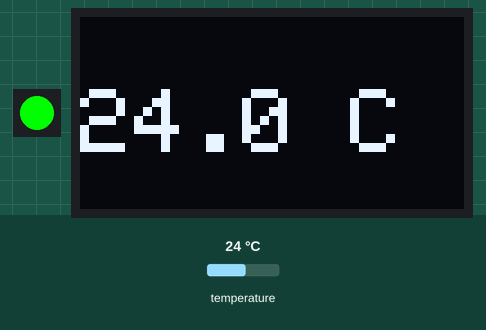
Simulated run of this sketch. Board: Arduino Uno, built with avr-gcc and run on an emulated ATmega328P. Shown: 1 RGB LEDs in strip order, left to right, 128×64 one-colour display. The inputs (shaded band) are chosen by the test bench; at power-on: temperature 24 °C. Dim RGB values are drawn brighter than linear; what the sketch prints to the serial monitor is not drawn.

Above: at 2.5 s.
2.6 s: temperature set to 15.4 °C
At 4.3 s:
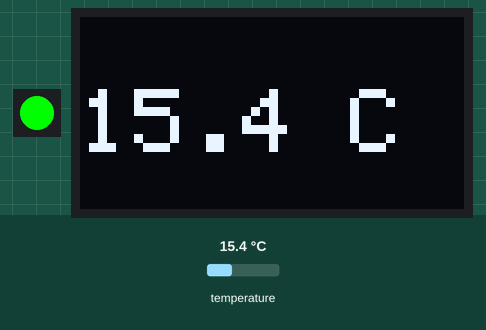
4.6 s: temperature set to 14.6 °C
At 7.8 s:
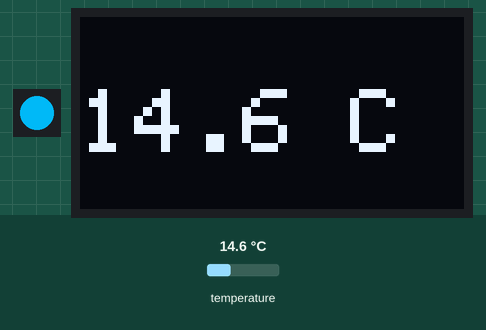
8.0 s: temperature set to 19 °C
At 8.8 s:
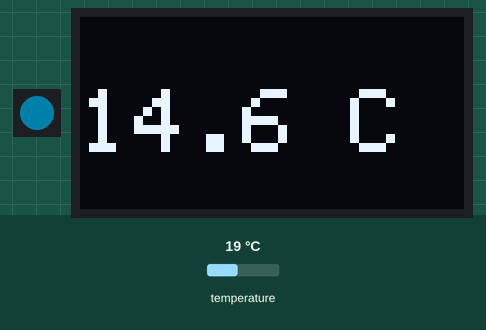
10.4 s: temperature set to 24.6 °C
At 11.5 s:
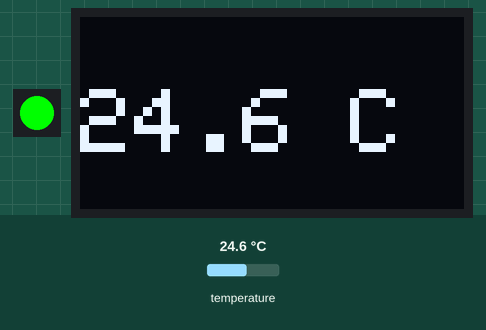
12.1 s: temperature set to 25.6 °C
At 15.5 s:
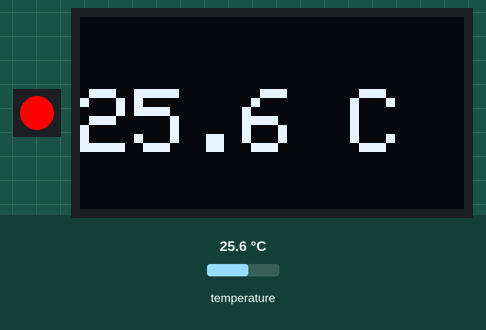
Timing chart, 0 to 16.5 s (numbered marks = the images above; inputs shaded):
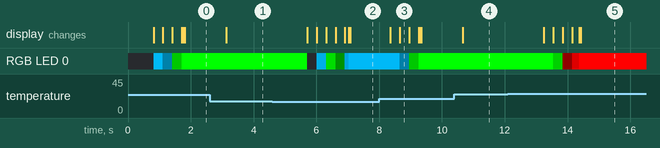

The sketch:

dxtec1.ino
```cpp
/* DXTEC1 v01 */


///////////////////////////////////////////// SENSOR TEMP

#include <OneWire.h>
#include <DallasTemperature.h>
#define Pin 2
OneWire ourWire(Pin);
DallasTemperature sensors(&ourWire);
float temp = 0;

///////////////////////////////////////////// OLED

#include <Wire.h>
#include <Adafruit_GFX.h>
#include <Adafruit_SSD1306.h>

#define ANCHO 128
#define ALTO 64

#define OLED_RESET 4      // necesario por la libreria
Adafruit_SSD1306 oled(ANCHO, ALTO, &Wire, OLED_RESET);

///////////////////////////////////////////// NEOPIXEL

#include <Adafruit_NeoPixel.h>
#define PIN 6
Adafruit_NeoPixel pixels = Adafruit_NeoPixel(1, PIN, NEO_GRB + NEO_KHZ800);

///////////////////////////////////////////// CICLO FOR

int frio = 0;
int frioMedio = 0;
int medio = 0;
int medioCaliente = 0;
int caliente = 0;
int calienteMedio = 0;
int medioFrio = 0;


void setup() {  ///////////////////////////////////////////// VOID SETUP


pixels.begin();
pixels.show();
Serial.begin(9600);
sensors.begin();
Wire.begin();
oled.begin(SSD1306_SWITCHCAPVCC, 0x3C);

}

void loop() {  ///////////////////////////////////////////// VOID LOOP

sensors.requestTemperatures();

temp = sensors.getTempCByIndex(0);

//Serial.println(temp);

///////////////////////////////////////////// NEOPIXEL

///////////////////////////////////////////// FRIO

if ( temp < 15.0 && frio == 0)

{

for (int i = 0; i <= 170 ; i++){

delay(2);

pixels.setPixelColor(0,0,i,i*1.34);

pixels.show();

frio = 1;

frioMedio = 0;

}

}

///////////////////////////////////////////// FRIO-MEDIO

if ( temp > 15.0 && frioMedio == 0)

{

for (int i = 170; i >= 0 ; i--){

delay(2);

pixels.setPixelColor(0,0,i,i*1.34);

pixels.show();

}

for (int i = 0; i <= 255 ; i++){

delay(2);

pixels.setPixelColor(0,0,i,0);

pixels.show();

frioMedio = 1;

medioFrio = 1;

}

}
///////////////////////////////////////////// MEDIO-FRIO


if ( temp < 15.0 && medioFrio == 1)

{

frioMedio = 0;

for (int i = 255; i >= 0 ; i--){

delay(2);

pixels.setPixelColor(0,0,i,0);

pixels.show();

}

for (int i = 0; i <= 170 ; i++){

delay(2);

pixels.setPixelColor(0,0,i,i*1.34);

pixels.show();

medioFrio = 2;

}

}

///////////////////////////////////////////// CALIENTE-MEDIO

if ( temp < 25.0 && calienteMedio == 1)

{

medioFrio = 1;

medioCaliente = 0;

for (int i = 255; i >= 0 ; i--){

delay(2);

pixels.setPixelColor(0,i,0,0);

pixels.show();

}

for (int i = 0; i <= 255 ; i++){

delay(2);

pixels.setPixelColor(0,0,i,0);

pixels.show();

calienteMedio = 2;

}

}


///////////////////////////////////////////// CALIENTE

if (temp > 25.0 && medioCaliente == 0)

{


for (int i = 255; i >= 0 ; i--){

delay(2);

pixels.setPixelColor(0,0,i,0);

pixels.show();

}

{

for (int i = 0; i <= 255 ; i++){

delay(2);

pixels.setPixelColor(0,i,0,0);

pixels.show();

medioCaliente = 1;

calienteMedio = 1;
}

}

}

///////////////////////////////////////////// OLED

Serial.print(sensors.getTempCByIndex(0));
Serial.println(" Grados");

    oled.clearDisplay();
    oled.setTextSize(3);
    oled.setTextColor(WHITE);
    oled.setCursor(0,0);
    //oled.println("Temp: ");
    oled.println(" ");
    oled.print(sensors.getTempCByIndex(0),1);
    oled.println(" C");
    oled.display();
    delay(500);

}
```

Measured:
- the behaviour switches between 15 and 14.9 °C on temperature (found by bisection; images 1 and 2)
- the behaviour switches between 25 and 25.1 °C on temperature (found by bisection; images 4 and 5)
- after the input at 2.6 s, the display: changes after 0.53 s (image 1)
- after the input at 4.6 s, RGB LED 0: RGB(0, 255, 0) → off after 1.1 s, → RGB(0, 135, 180) 0.30 s later, → RGB(0, 155, 0) 0.30 s later, → RGB(0, 19, 0) 0.30 s later, … (6 changes in this stretch)
- after the input at 10.4 s, the display: changes after 0.26 s (image 4)
- after the input at 12.1 s, RGB LED 0: RGB(0, 255, 0) → RGB(0, 254, 0) after 1.1 s, → RGB(0, 118, 0) 0.30 s later, → RGB(17, 0, 0) 0.30 s later, → RGB(153, 0, 0) 0.30 s later, … (5 changes in this stretch)
